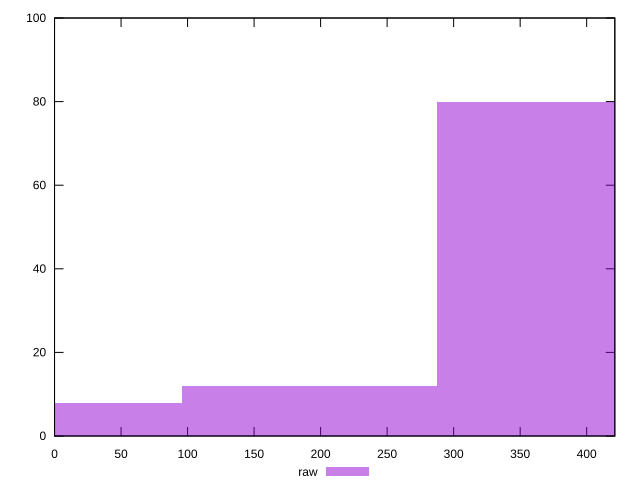

Write gnuplot code to recreate this figure.
reset

$raw <<EOF
382.85210450948466 80
191.42605225474233 12
0 8
EOF

set key outside below
set boxwidth 191.42605225474233
set xrange [0:421.1569999996573]
set yrange [0:100]
set trange [0:100]
set style fill transparent solid 0.5 noborder
set terminal svg size 640, 490 enhanced background rgb 'white'
set output "report_00015_2021-02-09T16-11-33.973Z/uses-rel-preconnect/samples/pages+cached+noadtech/raw/histogram.svg"

plot $raw title "raw" with boxes

reset
